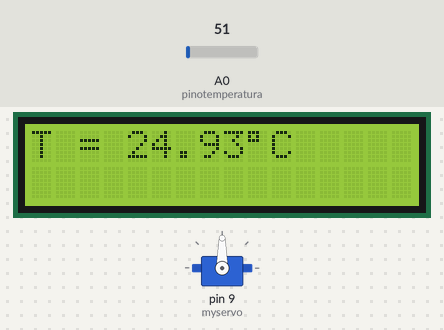
The sketch below on a simulated Arduino Uno, built with avr-gcc and run on an emulated ATmega328P. Shown: servo, 16×2 character LCD. The inputs (shaded band) are chosen by the test bench; at power-on: A0 (pinotemperatura) = 51. What the sketch prints to the serial monitor is not drawn.

Above: at 1.2 s.
1.3 s: A0 (pinotemperatura) set to 22
At 2.4 s:
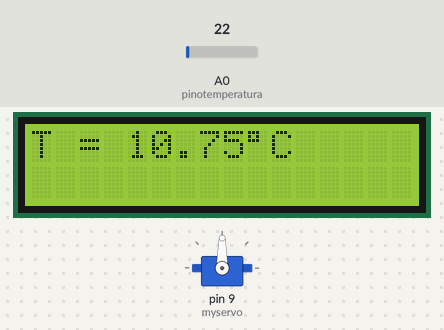
3.6 s: A0 (pinotemperatura) set to 18
At 5.0 s:
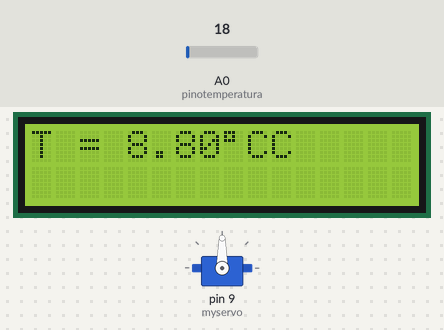
5.6 s: A0 (pinotemperatura) set to 51
At 6.4 s:
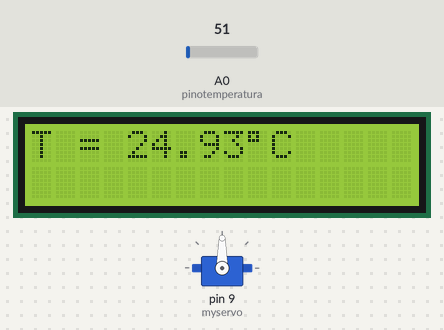
7.6 s: A0 (pinotemperatura) set to 63
At 9.8 s:
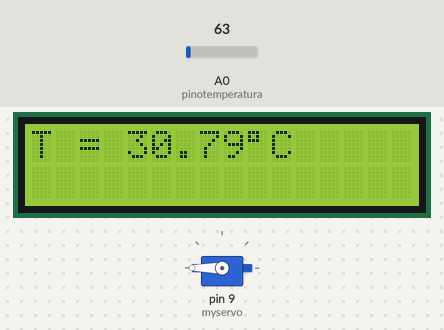
11.7 s: A0 (pinotemperatura) set to 15
At 14.7 s:
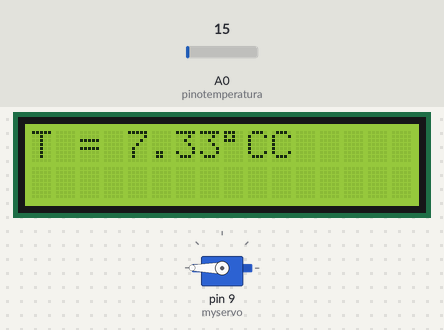
Timing chart, 0 to 16.2 s (numbered marks = the images above; inputs shaded):
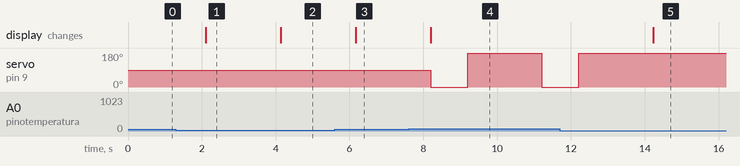

The sketch:

codigoarduino.ino
```cpp
#include <Servo.h>
#include <SoftwareSerial.h>
#include <LiquidCrystal_I2C.h>


/*************************** Configurações Globais  ***********************************/
SoftwareSerial mySerial(11, 12); // // classe software serial que vai ser ligado no nodemcu
Servo myservo;  // classe do servo

LiquidCrystal_I2C lcd(0x3E,16,2);  //classe do lcd objeto incia o LCD com endereço da i2c 0x3E e display 16x2


int pinotemperatura = A0;  // pino A0 ligado no Vout do lm35
int valor_adc =0;    // variável que armazena o valor do adc
float temperatura = 0;    //variável que armazena o valor da temperatura.

void setup() {

  myservo.attach(9);  // attach servo no pino D9 do arduino
  Serial.begin(9600);
  mySerial.begin(9600);
  // inicia o lcd
  lcd.init();
  //inicia o led de backlight do lcd
  lcd.backlight();

}

void loop() {
  valor_adc = analogRead(pinotemperatura);           // Obtém o valor analógico que varia de 0 a 1023
  //Serial.println(valor_adc);
  mySerial.write(255); // envia o primeiro byte com valor 255 que representa o inicio da mensagem na serial
  // como a variável valor_adc é um inteiro de 16 bits, é necessário mandar dividir em 8 bits para enviar na serial.
  mySerial.write((byte)valor_adc / 256); // envia na segunda serial (nodemcu) os 8 bits mais significativos da variável int valor_adc
  mySerial.write((byte)valor_adc % 256); // envia na segunda serial (nodemcu) os 8 bits menos significativos da variável int valor_adc
  float tensao = (valor_adc * 5.0) / 1023.0; // Converte o valor do adc para tensão elétrica
  float temperatura = tensao / 0.010; // dividimos a tensão por 0.010 que representar os 10 mV

  Serial.print("temperatura = ");
  Serial.println(temperatura);

  //imprime no lcd o valor da temperatura
  lcd.setCursor(0, 0);
  lcd.print("T = ");
  lcd.print(temperatura);
  lcd.print((char)223);
  lcd.print("C");

  //caso temporatura for maior que 28 graus movimenta o servomotor
  if (temperatura > 28)
  {
    myservo.write(0);                  // move servomotor para 0 graus
    delay(1000);
    myservo.write(180);               // move servomotor para 180 graus
    delay(1000);
  }
  delay(1000);
}
```

Measured:
- the behaviour switches between 21 and 20 on A0 (pinotemperatura) (found by bisection; images 1 and 2)
- the behaviour switches between 57 and 58 on A0 (pinotemperatura) (found by bisection; images 3 and 4)
- after the input at 1.3 s, the display: changes after 0.81 s (image 1)
- after the input at 3.6 s, the display: changes after 0.54 s (image 2)
- after the input at 5.6 s, the display: changes after 0.57 s (image 3)
- after the input at 7.6 s, servo on pin 9 (myservo): 90° → 0° after 0.60 s, → 180° 1.0 s later, → 0° 2.0 s later; the display: changes after 0.60 s (image 4)
- after the input at 11.7 s, servo on pin 9 (myservo): goes on until 12.2 s, then stays 180°; the display: changes after 2.5 s (image 5)
